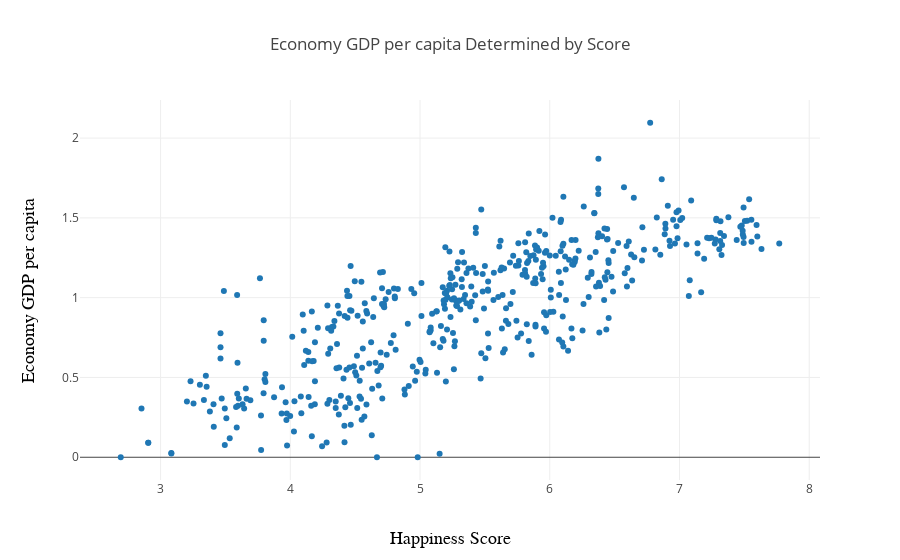

Notebook code for this chart:
### Markdown cell above
Iš aukščiau gautos lentelės matome, kad didžiausia įtaka, iš nagrinėjamų duomenų, <u>Laimės Rodykliui</u> turi Ekonomika (GDP per capita), Sveikata bei Šeima (socialinė padėtis), o mažiausią - Pasitikėjimas Valdžia. 
<br><br>Žemiau pateiksiu grafiškai kelias koreliacijas.

### Code cell
trace4 = go.Scatter(
    x = happiness.Happiness_Score,
    y = happiness.Economy_GDP_per_capita,
    mode = 'markers'
)
data4 = [trace4]
layout = go.Layout(
    title='Economy GDP per capita Determined by Score',
    xaxis=dict(
        title='Happiness Score',
        titlefont=dict(
            family='Courier New, monospace',
            size=18,
            color='black'
        )
    ),
    yaxis=dict(
        title='Economy GDP per capita',
        titlefont=dict(
            family='Courier New, monospace',
            size=18,
            color='black'
        )
    )
)

fig4 = go.Figure(data=data4, layout=layout)
iplot(fig4)

### Figure 1 — Plotly figure (JSON) as saved in the notebook; plotly's stock layout.template omitted (floating-point values rounded to 4 significant figures; data arrays with more than 128 entries replaced by an {"elided": "..."} marker saying what was removed)
{"data": [{"mode": "markers", "type": "scatter", "uid": "0e14279d-0300-42e8-86dd-8f1ae50ff0c7", "x": {"elided": "467 float values"}, "y": {"elided": "467 float values"}}], "layout": {"title": {"text": "Economy GDP per capita Determined by Score"}, "xaxis": {"title": {"font": {"color": "black", "family": "Courier New, monospace", "size": 18}, "text": "Happiness Score"}}, "yaxis": {"title": {"font": {"color": "black", "family": "Courier New, monospace", "size": 18}, "text": "Economy GDP per capita"}}}}
